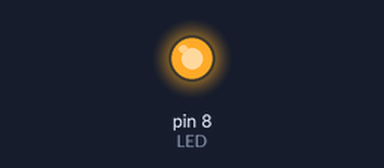
A sketch run on a simulated Arduino Uno, built with avr-gcc and run on an emulated ATmega328P. Shown: output pins drawn as LEDs (lit = HIGH).

Above: at 0.1 s.
Timing chart, 0 to 1.6 s (numbered marks = the images above):
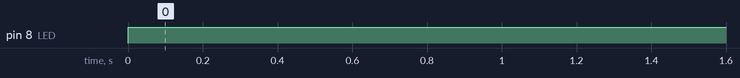

The sketch:

tilt_simple.ino
```cpp
#define LED 8

void setup() {
  pinMode(LED, OUTPUT); //inicia el led
  Serial.begin(9600);
}

void loop() {

  digitalWrite(LED, HIGH);
  delay(1000);
  digitalWrite(LED, HIGH);
  delay(1000);


}
```

Measured:
- by itself, pin 8 (LED): LOW → HIGH at 0.00 s
